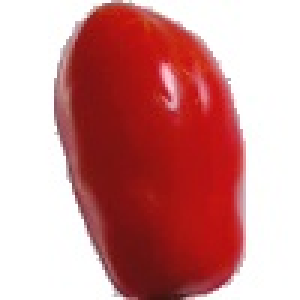
#> input picture initial_implementation/tomato_large/obj0000/im00.jpg, 100 x 100 px, given as the content of the folder ./tomato_horizontal_rotation/original_imgs, which was not available (shown 3 times larger)
$ jupyter execute process_fruit3D_fruits.ipynb
#> lines starting #> are read from the running program, lines starting #| are printed output that depends on the picture; after the words box and inside, x2 and y2 are one past the last pixel; in counts of white or black regions, pixels touching at a corner belong together; pictures that were not available may be replaced by others from this repository, and a replacement may not be noted
#> further down, image is the input picture: shape (100, 100, 3); mean B, G, R 144.4, 144.5, 207.3
[cell 1]
import os
import cv2
import matplotlib.pyplot as plt
import numpy as np

import notebook_functions

[cell 2]
def black_background_using_contours(image):
    gray = cv2.cvtColor(image, cv2.COLOR_BGR2GRAY)
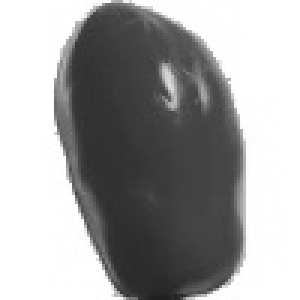
#> gray: shape (100, 100) (shown 3 times larger); min 32, max 255, mean 163.3
    _, binary_mask = cv2.threshold(gray, 230, 255, cv2.THRESH_BINARY)
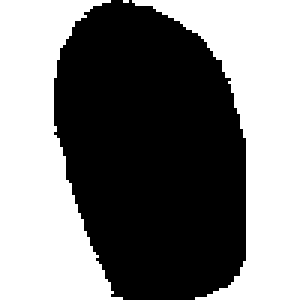
#> binary_mask: shape (100, 100) (shown 3 times larger); 49% white; 3 white regions (1 under 20 px)
    contours, _ = cv2.findContours(binary_mask, cv2.RETR_EXTERNAL, cv2.CHAIN_APPROX_SIMPLE)
#> contours = 3 contours, 1 with area under 20; largest, box (x1, y1, x2, y2) and area: (0, 0, 41, 100) 2353, (44, 0, 100, 100) 2243
    contour_mask = np.zeros_like(image)
    cv2.drawContours(contour_mask, contours, -1, (255, 255, 255), thickness=cv2.FILLED)
#> contour_mask: shape (100, 100, 3); 49% white; 3 white regions (1 under 20 px), largest, box (x1, y1, x2, y2) and area: (0, 0, 41, 100) 2496, (44, 0, 100, 100) 2398
    mask_inv = cv2.bitwise_not(contour_mask[:,:,0])
    return cv2.bitwise_and(image, image, mask=mask_inv)
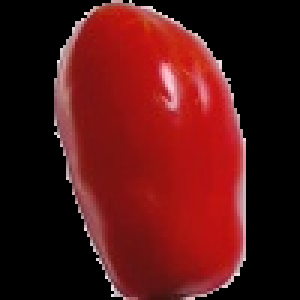
#> returned value: shape (100, 100, 3) (shown 3 times larger); mean of channels 0, 1, 2 19.9, 19.9, 82.6; drawn as B, G, R

[cell 3]
# MAKE TOMATOES FROM FRUITS-3D dataset to have black background
output_dir = './tomato_horizontal_rotation/obj0000/'
os.makedirs(output_dir, exist_ok=True)
image_files = [file for file in os.listdir("./tomato_horizontal_rotation/original_imgs")]  # Get list of all img names inside of folder

for image_name in image_files:
    result_folder = os.path.join(output_dir, os.path.splitext(image_name)[0] + '.png')
    file_path = os.path.join("./tomato_horizontal_rotation/original_imgs/", image_name)

    image = cv2.imread(file_path)
    result = black_background_using_contours(image)
    plt.imshow(result)
    cv2.imwrite(result_folder, result)

$ run again, on initial_implementation/tomato_large/obj0000/im04.jpg
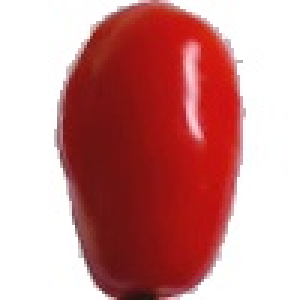
#> input picture initial_implementation/tomato_large/obj0000/im04.jpg, 100 x 100 px, given as the content of the folder ./tomato_horizontal_rotation/original_imgs, which was not available (shown 3 times larger)
#> image is the input picture: shape (100, 100, 3); mean B, G, R 143.8, 144.3, 204.5
#> in black_background_using_contours, `_, binary_mask = cv2.threshold(gray, 230, 255, cv2.THRESH_BINARY)`:
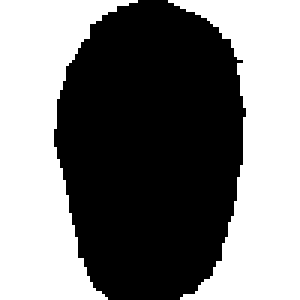
#> binary_mask: shape (100, 100) (shown 3 times larger); 49% white; 2 white regions
#> contours = 2 contours; box (x1, y1, x2, y2) and area: (0, 0, 46, 100) 2344, (56, 0, 100, 100) 2262
#> contour_mask: shape (100, 100, 3); 49% white; 2 white regions, box (x1, y1, x2, y2) and area: (0, 0, 46, 100) 2491, (56, 0, 100, 100) 2411
#> in black_background_using_contours, `return cv2.bitwise_and(image, image, mask=mask_inv)`:
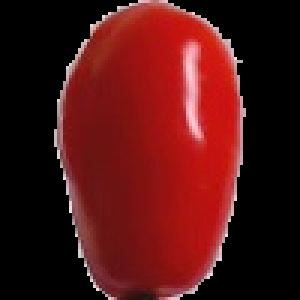
#> returned value: shape (100, 100, 3) (shown 3 times larger); mean of channels 0, 1, 2 19.1, 19.5, 79.7; drawn as B, G, R
